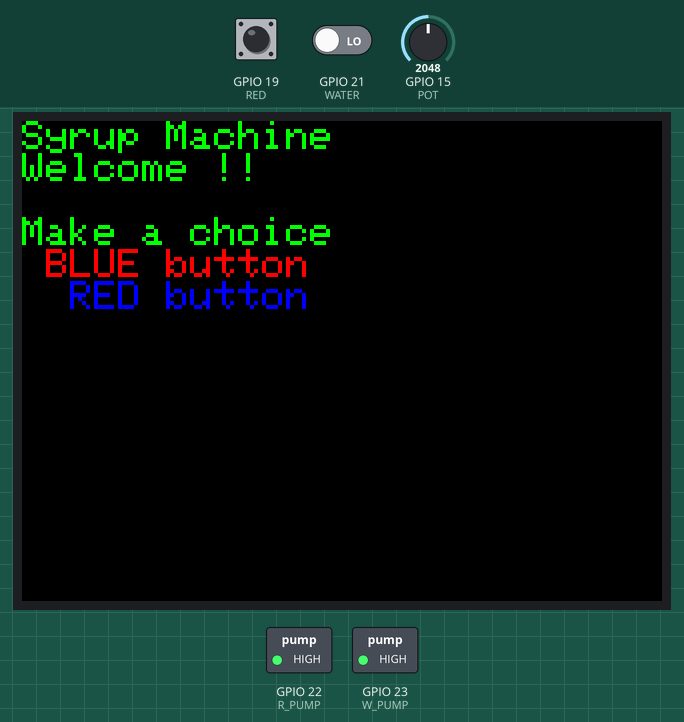
Simulated run of this sketch. Board: ESP32. Shown: 320×240 colour display, switched loads named in the sketch (green lamp = pin HIGH). The test bench sets the inputs (shaded band); at power-on: GPIO 15 (POT) = 2048, GPIO 19 (RED) HIGH, GPIO 21 (WATER) LOW. What the sketch prints to the serial monitor is not drawn.

Above: at 0.3 s.
Timing chart, 0 to 14.8 s (numbered marks = the images above):
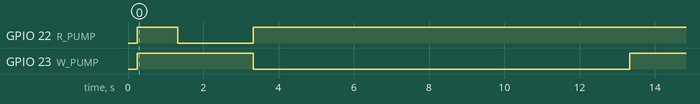

The sketch:

CocktailMachine.ino
```cpp
// -- -----------------------------------------
// CocktailMachine
//
// v1.0 - Nicolas CHRISTOPHE - Initial version
// -- ------------------------------------------

// -- -----------
// Declaratives
// -- -----------
// Declaratives, buttons
int POT = 15; // Assign POT pin D15
int WATER = 21; // Assign WATER pin D2
int RED = 19; // Assign RED pin D4
int R_PUMP = 22; // Assign R_PUMP pin D22
int W_PUMP = 23; // Assign W_PUMP pin D23

int TEMPO_POT_MAX = 4095; // max tempo for the pot
int TEMPO_WATER_MAX = 12000; // max tempo for the water
int TEMPO_RED_MIN = 1000; // max tempo for the red
int TEMPO_RED_MAX = 3000; // max tempo for the red

// Declaratives, others
boolean blocked = false; // block flag
int waterState = 0; // GO button state
int redState = 0; // BLUE button state
int potValue = 0;  // value read from the pot
int tempo = 0; // tempo when a pump is on

// Declaratives, graphics and font library
#include <TFT_eSPI.h>
#include <SPI.h>
TFT_eSPI tft = TFT_eSPI();  // Invoke library

// -- -----------
// Setup
// -- -----------
void setup() {
  Serial.begin(9600);

  tft.init(); // init TFT
  tft.setRotation(1); // init TFT
  initTFT(); // init TFT

  pinMode(WATER, INPUT); // déclarer la broche comme entrée
  pinMode(RED, INPUT); // déclarer la broche comme entrée
  pinMode(R_PUMP, OUTPUT); // déclarer la broche comme sortie
  pinMode(W_PUMP, OUTPUT); // déclarer la broche comme sortie

  digitalWrite(R_PUMP, HIGH); // initial value
  digitalWrite(W_PUMP, HIGH); // initial value

}

// -- -----------
// Loop
// -- -----------
void loop() {
  waterState = digitalRead(WATER); // init GO
  redState = digitalRead(RED); // init RED
  potValue = analogRead(POT); // read POT value

  delay(1000); // tempo
  if ( redState == LOW and waterState == LOW ) { // no buttton pushed
    blocked = false;

  }

  // * -- -----
  // * 1. RED
  // * -- -----
  if ( redState == HIGH and not blocked) { // RED pressed
    tempo = map( potValue, 0, TEMPO_POT_MAX, TEMPO_RED_MIN, TEMPO_RED_MAX); // pump tempo
    tft.fillScreen(TFT_RED); // does not work

    // pump RED
    Serial.println("");
    Serial.println("Pump ON for RED");
    digitalWrite(R_PUMP, LOW);
    delay( tempo );
    digitalWrite(R_PUMP, HIGH);

    // pump WATER
    tempo = TEMPO_WATER_MAX - tempo;
    Serial.println("Pump ON for WATER");
    digitalWrite(W_PUMP, LOW);
    delay( tempo ); // Pump WATER
    digitalWrite(W_PUMP, HIGH);
    blocked = true;

  } else {  // RED not pressed
  // * -- -----
  // * 2. WATER
  // * -- -----
    digitalWrite(R_PUMP, HIGH);
    tft.fillScreen(TFT_BLUE); // does not work
    if ( waterState == HIGH and not blocked ) { // WATER pressed
      // pump WATER
      tempo = TEMPO_WATER_MAX;
      Serial.println("");
      Serial.println("Pump ON for WATER");
      digitalWrite(W_PUMP, LOW);
      delay( tempo ); //
      digitalWrite(W_PUMP, HIGH);
      blocked = true;

    } else {  // RED and WATER not pressed
  // * -- -----
  // * 3. WAIT
  // * -- -----
     Serial.print(".");

    }
  }
}

// -- -----------
// Init TFT
// -- -----------
void initTFT() {
  // background
  tft.fillScreen(TFT_BLACK);

  // test header
  tft.setCursor(0, 0);
  tft.setTextSize(2);
  tft.setTextColor(TFT_GREEN, TFT_BLACK);
  tft.println("Syrup Machine");
  tft.println("Welcome !!");
  tft.println("");
  tft.println("Make a choice");

  // text body
  tft.setTextColor(TFT_RED, TFT_BLACK);
  tft.println(" BLUE button");
  tft.setTextColor(TFT_BLUE, TFT_BLACK);
  tft.println("  RED button");

}
```

Measured:
- by itself, GPIO 22 (R_PUMP): HIGH → LOW at 1.3 s, → HIGH 2.0 s later
- by itself, GPIO 23 (W_PUMP): HIGH → LOW at 3.3 s, → HIGH 10.0 s later
